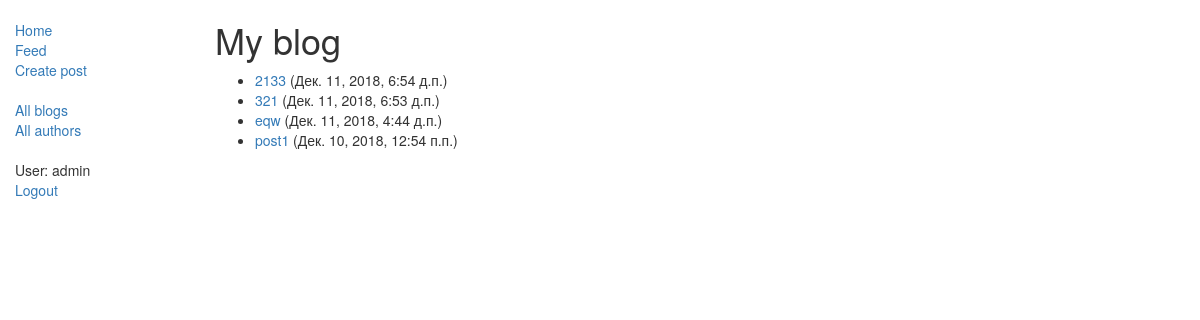
Before: /blog/ (signed in) with the older database file.
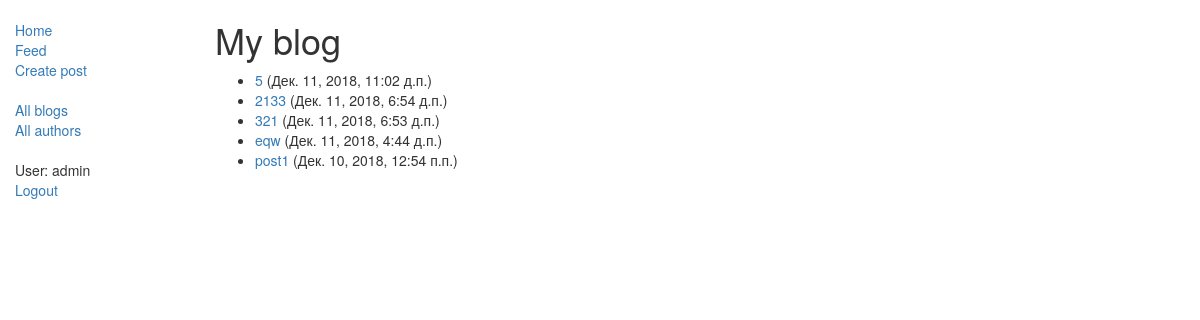
After: the same page with the newer database file.
### blog/models.py (models this page shows, shortened)
class Blog(models.Model):
    title = models.CharField(max_length=200)
    author = models.ForeignKey(Author, on_delete=models.SET_NULL, null=True)
    text = models.TextField()
    post_date = models.DateTimeField(auto_now_add=True)
    class Meta:
        ordering = ['-post_date']
    def get_absolute_url(self):
        return reverse('blog-detail', args=[str(self.id)])

### blog/views.py (the view)
# urls.py: path('', views.Index.as_view(), name='index'),
class Index(LoginRequiredMixin, generic.ListView):
    model = Blog
    paginate_by = 5
    template_name = 'index.html'
    def get_queryset(self):
        return Blog.objects.filter(author__user=self.request.user).order_by('-post_date')

### blog/templates/index.html
{% extends "base.html" %}
{% block content %}
    {% if user.is_authenticated %}
        <h1>My blog</h1>
        {% if blog_list %}
            <ul>
                {% for blog in blog_list %}
                    <li>
                        <a href="{{ blog.get_absolute_url }}">{{ blog.title }}</a> ({{ blog.post_date }})
                    </li>
                {% endfor %}
            </ul>
        {% else %}
            <p>There are no posts.</p>
        {% endif %}
    {% else %}
        <h1>Django Blog Home</h1>
        <p>Welcome to <em>Django Blog</em></p>
    {% endif %}
{% endblock %}

### blog/templates/base.html (shortened to what this page needs)
<!DOCTYPE html>
<html lang="en">
<head>
    <link rel="stylesheet" href="https://maxcdn.bootstrapcdn.com/bootstrap/3.3.7/css/bootstrap.min.css">
</head>
<body>
    <div class="container-fluid">
        <div class="row">
            <div class="col-sm-2">
                {% block sidebar %}
                <ul class="sidebar-nav">
                    <li><a href="{% url 'index' %}">Home</a></li>
                    <li><a href="{% url 'feed' %}">Feed</a></li>
                    <li><a href="{% url 'blog-create' %}">Create post</a></li>
                </ul>
                <ul class="sidebar-nav">
                    <li><a href="{% url 'blogs' %}">All blogs</a></li>
                    <li><a href="{% url 'authors' %}">All authors</a></li>
                </ul>
                <ul class="sidebar-nav">
                    {% if user.is_authenticated %}
                        <li>User: {{ user.get_username }}</li>
                        <li><a href="{% url 'logout'%}?next={{request.path}}">Logout</a></li>
                    {% else %}
                        <li><a href="{% url 'login'%}?next={{request.path}}">Login</a></li>
                    {% endif %}
                </ul>
                {% endblock %}
            </div>
            <div class="col-sm-10 ">
                {% block content %}{% endblock %}
            </div>
        </div>
    </div>
</body>
</html>

### blog/templates/base.html (style rules this page uses)
.sidebar-nav { margin-top: 20px; padding: 0; list-style: none; }

Changed rows visible on the page:
added Blog: title "5", post_date "Дек. 11, 2018, 11:02 д.п."
